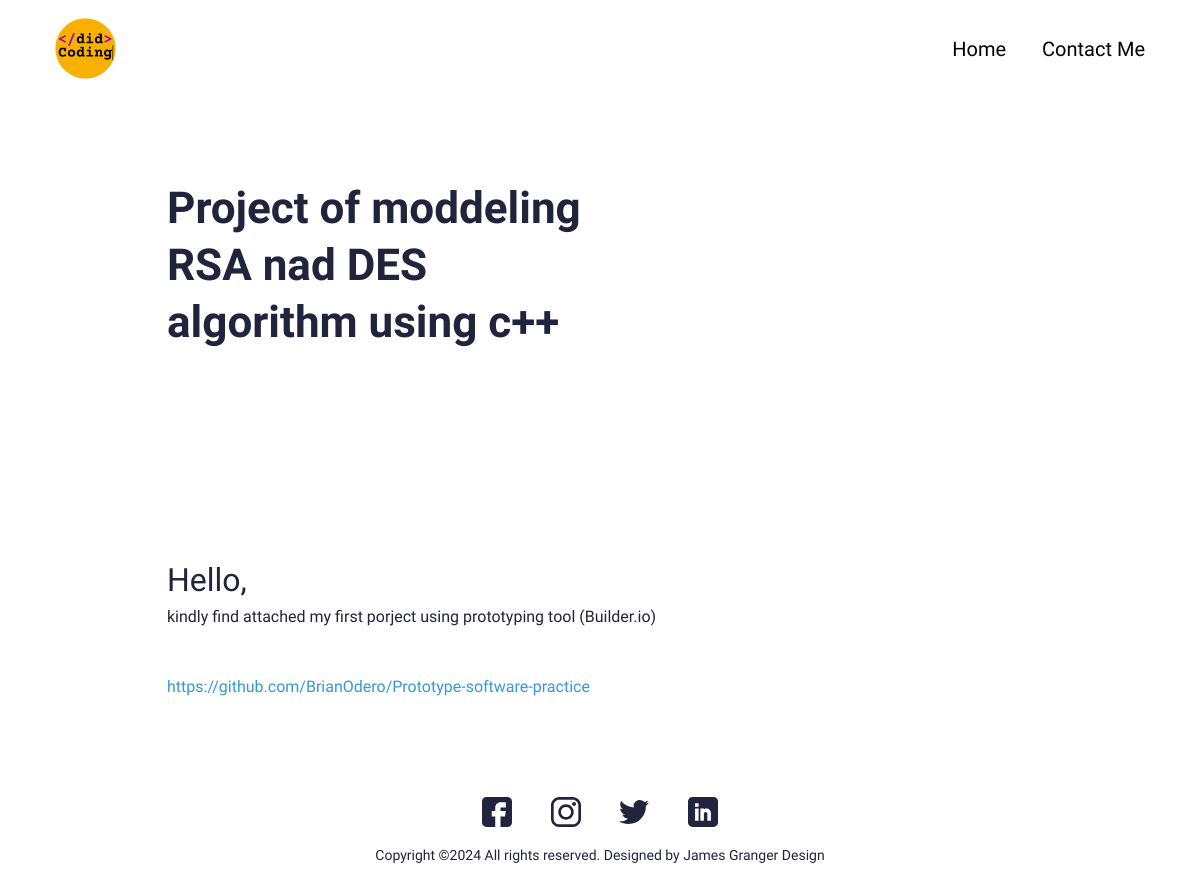
/portfolio/my-personal-portfolio, run on the app's committed database.
### main/models.py (models this page shows, shortened)
class Portfolio(models.Model):
    class Meta:
        verbose_name_plural = 'Portfolio Profiles'
        verbose_name = 'Portfolio Profile'
        ordering = ["name"]
    date = models.DateTimeField(blank=True,null=True)
    name = models.CharField(max_length=200,blank=True,null=True)
    description = models.CharField(max_length=500,blank=True,null=True)
    body = RichTextField(blank=True,null=True)
    image = models.ImageField(blank=True,null=True,upload_to="portfolio")
    slug = models.SlugField(blank=True,null=True)
    is_active = models.BooleanField(default=True)

### main/views.py (the view)
# urls.py: path('portfolio/<slug:slug>',views.PortfolioDetailView.as_view(),name="portfolio_detail"),
class PortfolioDetailView(generic.DetailView):
    model = Portfolio
    template_name = "main/portfolio-detail.html"
    paginate_by = 10
    def get_queryset(self):
        return super().get_queryset().filter(is_active=True)

### resume_web/context_processor.py (called while the page is built)
def project_context(request):
    context = {
        'me': User.objects.first(),
    }
    return context

### main/templates/main/portfolio-detail.html (shortened to what this page needs)
{% extends 'main/base.html' %}
{% load static %}
{% block content %}
<section>
  <div class="innerPageBannerCol">
    <div class="container">
      <div class="row g-4 g-md-3  align-items-center">
        <div class="col-md-6">
          <div class="bannerContent">
            <h1 class="xlTitle pb-md-3">{{object.name}}</h1>
          </div>
        </div>
      </div>
    </div>
  </div>
</section>
<section>
  <div class="sectionSpaceSm">
    <div class="container">
      {{object.body|safe}}
    </div>
  </div>
</section>
{%endblock%}

### static/css/style.css (style rules this page uses)
:root { --primaryColor: #9C07B6; --primaryDarkColor: #3D0048; --primaryHoverColor: #900AA8; --secondaryColor: #F9B000; --baseColor: #21243D; --baseFont: 'Heebo', sans-serif; --titleFont: 'Courier Prime', monospace; --regular: 400; --medium: 500; --bold: 700; --black: 900; --lightBg: #F1F1F1; }
html { scroll-behavior: smooth; }
body { font-family: var(--baseFont); color: var(--baseColor); line-height: normal; }
.xlTitle { font-size: 44px; line-height: 1.3; font-weight: var(--bold); font-family: var(--titleFont) }
.sectionSpaceSm { padding: 35px 0; }
.innerPageBannerCol { padding: 180px 0 150px; }
@media (min-width:992px) { .container, .container-lg, .container-md, .container-sm, .container-xl, .container-xxl { max-width: 890px; } }

### data on the page
Portfolio: name "Project of moddeling RSA nad DES algorithm using c++", body "Hello, kindly find attached my first porject using prototyping tool (Builder.io) https://github.com/BrianOdero/Prototype-software-practice"
